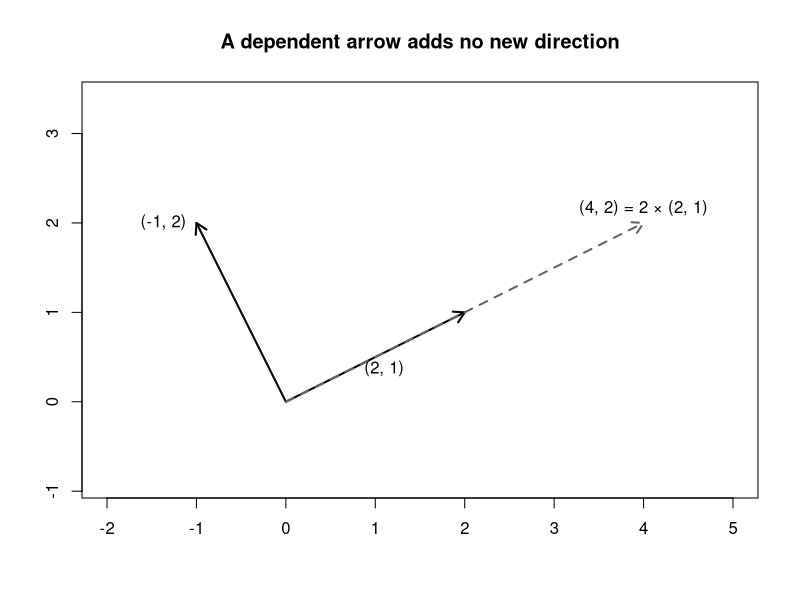

The R source for this figure:
## ---- chunk 1
#| include: false
needed <- c()
to_install <- setdiff(needed, rownames(installed.packages()))
if (length(to_install) > 0) install.packages(to_install)
invisible(lapply(needed, library, character.only = TRUE))
set.seed(42)
## ---- chunk 2
sqm      <- c(80, 100, 120, 140)
bedrooms <- c(2,   3,   3,   4)
dbl_bed  <- 2 * bedrooms              # col 3 is exactly 2 * col 2

X <- cbind(sqm, bedrooms, dbl_bed)
X
## ---- chunk 3
XtX <- t(X) %*% X
XtX

# Try to invert it:
tryCatch(solve(XtX), error = function(e) message(e$message))
## ---- chunk 4
X_good <- X[, 1:2]   # just sqm and bedrooms
solve(t(X_good) %*% X_good)   # works fine
## ---- chunk 5
#| fig-alt: "Two solid arrows from the origin pointing in different directions, labelled (2, 1) and (-1, 2), and a dashed arrow to (4, 2) lying exactly along the (2, 1) arrow's line, labelled (4, 2) = 2 times (2, 1). The dashed arrow adds no new direction."
plot(NULL, xlim = c(-2, 5), ylim = c(-0.5, 3), asp = 1,
     xlab = "", ylab = "",
     main = "A dependent arrow adds no new direction")
arrows(0, 0, 2, 1, lwd = 2, length = 0.12)                      # (2, 1) — its own direction
arrows(0, 0, -1, 2, lwd = 2, length = 0.12)                     # (-1, 2) — its own direction
arrows(0, 0, 4, 2, lwd = 2, lty = 2, col = "grey40",
       length = 0.12)                                            # (4, 2) = 2 x (2, 1) — same line
text(1.1, 0.55, "(2, 1)", pos = 1)
text(-1, 2, "(-1, 2)", pos = 2)
text(4, 2, "(4, 2) = 2 × (2, 1)", pos = 3)
## ---- chunk 6
n <- 6
set.seed(1)
x1 <- scale(rnorm(n))[, 1]
z  <- scale(rnorm(n))[, 1]
z  <- z - sum(z * x1) / sum(x1^2) * x1              # make z orthogonal to x1
x2 <- 0.95 * x1 + sqrt(1 - 0.95^2) * scale(z)[, 1]   # cor(x1, x2) = 0.95 exactly

X <- cbind(x1, x2)
cat("correlation:", round(cor(x1, x2), 2), "  rank:", qr(X)$rank, "\n")
round(solve(t(X) %*% X), 2)
